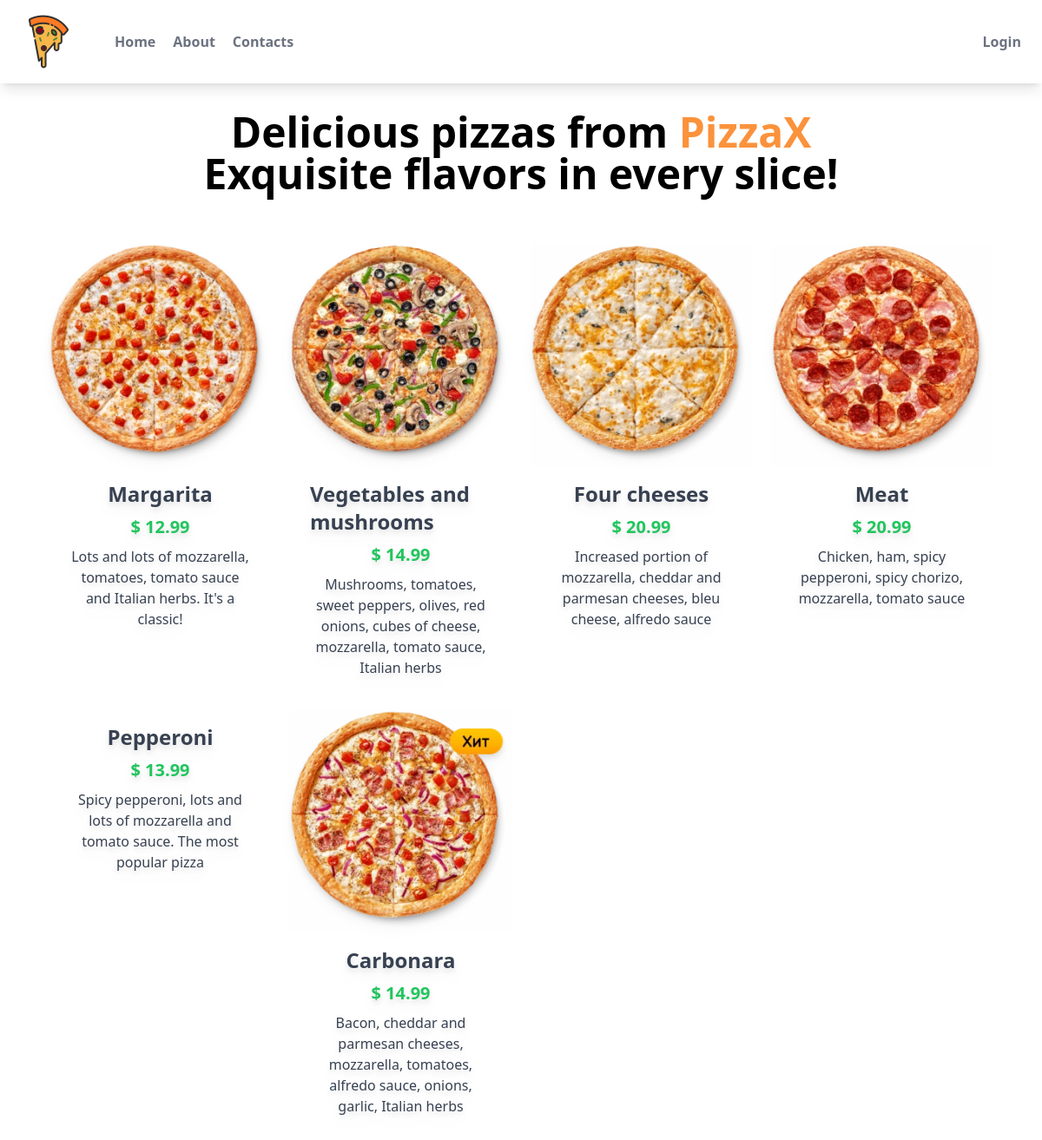
The page /myapp/ on the database its author committed.
### myapp/models.py (models this page shows, shortened)
class Pizza(models.Model):
    name = models.CharField(max_length=50)
    description = models.CharField(max_length=500)
    price = models.DecimalField(max_digits=5,decimal_places=2)
    image = models.ImageField(blank=True, upload_to='images')

### myapp/views.py (the view)
# urls.py: path("",views.pizzas_list,name="pizzas_list"),
def pizzas_list(request):
    items = Pizza.objects.all()
    context = {"items": items}
    return render(request, "myapp/pizzas_list.html", context)

### myapp/templates/myapp/pizzas_list.html
{% extends "myapp/index.html" %}
{% load static %}
{% block content %}
  <main class="mt-8 mx-auto max-w-7xl sm:px-6 lg:px-8">
    <div class="sm:text-center lg:text-center xl:text-center">
      <h1 class="text-3xl font-bold sm:text-4xl md:text-5xl">
        <span>Delicious pizzas from</span>
        <span class="text-orange-400">PizzaX</span>
        <span class="block xl:inline-block">Exquisite flavors in every slice!</span>
      </h1>
    </div>
  </main>
  <div class = "rounded p-14 grid grid-cols-1 sm:grid-cols-1 md:grid-cols-4 xl:grid-cols-4 lg:grid-cols-4 gap-5">
    {% for item in items %}
      <a href="{% url 'myapp:detail_pizza' item.id %}">
        <div class = "rounded overflow-hidden drop-shadow-lg">
          <div class="flex justify-center">
            <img class="w-90" src="{{item.image.url}}" alt="">
          </div>
          <div class="px-6 py-4">
            <div class="flex justify-center">
            <p class="font-bold text-gray-700 text-2xl mb-2">{{item.name}}</p>
            </div>
            <div class="flex justify-center">
            <p class="font-bold text-xl text-green-500 mb-2">$ {{item.price}}</p>
            </div>
            <p class="text-gray-700 text-base text-center">{{item.description}}</p>
          </div>
        </div>
      </a>
      {% endfor %}
  </div>
{% endblock content %}

### myapp/static/myapp/styles.css (style rules this page uses)
html, :host { line-height: 1.5; -webkit-text-size-adjust: 100%; -moz-tab-size: 4; -o-tab-size: 4; tab-size: 4; font-family: ui-sans-serif, system-ui, sans-serif, "Apple Color Emoji", "Segoe UI Emoji", "Segoe UI Symbol", "Noto Color Emoji"; font-feature-settings: normal; font-variation-settings: normal; -webkit-tap-highlight-color: transparent; }
body { margin: 0; line-height: inherit; }
h1, h2, h3, h4, h5, h6 { font-size: inherit; font-weight: inherit; }
a { color: inherit; text-decoration: inherit; }
blockquote, dl, dd, h1, h2, h3, h4, h5, h6, hr, figure, p, pre { margin: 0; }
img, svg, video, canvas, audio, iframe, embed, object { display: block; vertical-align: middle; }
img, video { max-width: 100%; height: auto; }
.mx-auto { margin-left: auto; margin-right: auto; }
.mb-2 { margin-bottom: 0.5rem; }
.mt-8 { margin-top: 2rem; }
.block { display: block; }
.flex { display: flex; }
.grid { display: grid; }
.max-w-7xl { max-width: 80rem; }
.grid-cols-1 { grid-template-columns: repeat(1, minmax(0, 1fr)); }
.justify-center { justify-content: center; }
.gap-5 { gap: 1.25rem; }
.overflow-hidden { overflow: hidden; }
.rounded { border-radius: 0.25rem; }
.p-14 { padding: 3.5rem; }
.px-6 { padding-left: 1.5rem; padding-right: 1.5rem; }
.py-4 { padding-top: 1rem; padding-bottom: 1rem; }
.text-center { text-align: center; }
.text-2xl { font-size: 1.5rem; line-height: 2rem; }
.text-3xl { font-size: 1.875rem; line-height: 2.25rem; }
.text-base { font-size: 1rem; line-height: 1.5rem; }
.text-xl { font-size: 1.25rem; line-height: 1.75rem; }
.font-bold { font-weight: 700; }
.text-gray-700 { --tw-text-opacity: 1; color: rgb(55 65 81 / var(--tw-text-opacity)); }
.text-green-500 { --tw-text-opacity: 1; color: rgb(34 197 94 / var(--tw-text-opacity)); }
.text-orange-400 { --tw-text-opacity: 1; color: rgb(251 146 60 / var(--tw-text-opacity)); }
.drop-shadow-lg { --tw-drop-shadow: drop-shadow(0 10px 8px rgb(0 0 0 / 0.04)) drop-shadow(0 4px 3px rgb(0 0 0 / 0.1)); filter: var(--tw-blur) var(--tw-brightness) var(--tw-contrast) var(--tw-grayscale) var(--tw-hue-rotate) var(--tw-invert) var(--tw-saturate) var(--tw-sepia) var(--tw-drop-shadow); }
@media (min-width: 640px) { .sm\:grid-cols-1 { grid-template-columns: repeat(1, minmax(0, 1fr)); } }
@media (min-width: 640px) { .sm\:px-6 { padding-left: 1.5rem; padding-right: 1.5rem; } }
@media (min-width: 640px) { .sm\:text-center { text-align: center; } }
@media (min-width: 640px) { .sm\:text-4xl { font-size: 2.25rem; line-height: 2.5rem; } }
@media (min-width: 768px) { .md\:grid-cols-4 { grid-template-columns: repeat(4, minmax(0, 1fr)); } }
@media (min-width: 768px) { .md\:text-5xl { font-size: 3rem; line-height: 1; } }
@media (min-width: 1024px) { .lg\:grid-cols-4 { grid-template-columns: repeat(4, minmax(0, 1fr)); } }
@media (min-width: 1024px) { .lg\:px-8 { padding-left: 2rem; padding-right: 2rem; } }
@media (min-width: 1024px) { .lg\:text-center { text-align: center; } }

### rows shown on the page
Pizza: image (picture), name "Margarita", price "12.99", description "Lots and lots of mozzarella, tomatoes, tomato sauce and Italian herbs. It's a classic!"
Pizza: image (picture), name "Vegetables and mushrooms", price "14.99", description "Mushrooms, tomatoes, sweet peppers, olives, red onions, cubes of cheese, mozzarella, tomato sauce, Italian herbs"
Pizza: image (picture), name "Four cheeses", price "20.99", description "Increased portion of mozzarella, cheddar and parmesan cheeses, bleu cheese, alfredo sauce"
Pizza: image (picture), name "Meat", price "20.99", description "Chicken, ham, spicy pepperoni, spicy chorizo, mozzarella, tomato sauce"
Pizza: name "Pepperoni", price "13.99", description "Spicy pepperoni, lots and lots of mozzarella and tomato sauce. The most popular pizza"
Pizza: image (picture), name "Carbonara", price "14.99", description "Bacon, cheddar and parmesan cheeses, mozzarella, tomatoes, alfredo sauce, onions, garlic, Italian herbs"
